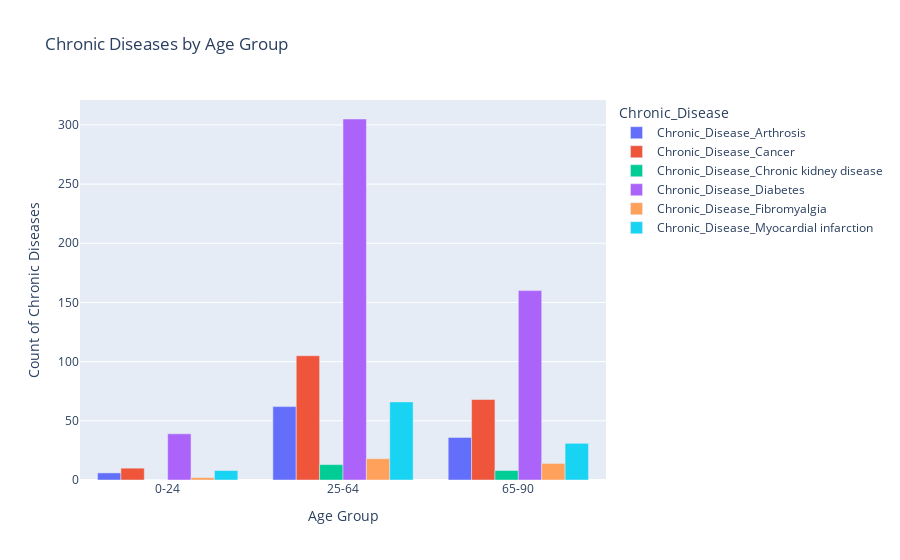

This figure's notebook cell:
### Code cell
# Bar plot
fig_bar = px.bar(df_long, x='Age_Group', y='Count', color='Chronic_Disease',
                  title="Chronic Diseases by Age Group", barmode='group')
fig_bar.update_layout(xaxis_title='Age Group', yaxis_title='Count of Chronic Diseases')
fig_bar.show()

### Figure 1 — Plotly figure (JSON) as saved in the notebook; plotly's stock layout.template omitted (floating-point values rounded to 4 significant figures)
{"data": [{"alignmentgroup": "True", "hovertemplate": "Chronic_Disease=Chronic_Disease_Arthrosis<br>Age_Group=%{x}<br>Count=%{y}<extra></extra>", "legendgroup": "Chronic_Disease_Arthrosis", "marker": {"color": "#636efa", "pattern": {"shape": ""}}, "name": "Chronic_Disease_Arthrosis", "offsetgroup": "Chronic_Disease_Arthrosis", "orientation": "v", "showlegend": true, "textposition": "auto", "type": "bar", "x": ["0-24", "25-64", "65-90"], "xaxis": "x", "y": [6, 62, 36], "yaxis": "y"}, {"alignmentgroup": "True", "hovertemplate": "Chronic_Disease=Chronic_Disease_Cancer<br>Age_Group=%{x}<br>Count=%{y}<extra></extra>", "legendgroup": "Chronic_Disease_Cancer", "marker": {"color": "#EF553B", "pattern": {"shape": ""}}, "name": "Chronic_Disease_Cancer", "offsetgroup": "Chronic_Disease_Cancer", "orientation": "v", "showlegend": true, "textposition": "auto", "type": "bar", "x": ["0-24", "25-64", "65-90"], "xaxis": "x", "y": [10, 105, 68], "yaxis": "y"}, {"alignmentgroup": "True", "hovertemplate": "Chronic_Disease=Chronic_Disease_Chronic kidney disease<br>Age_Group=%{x}<br>Count=%{y}<extra></extra>", "legendgroup": "Chronic_Disease_Chronic kidney disease", "marker": {"color": "#00cc96", "pattern": {"shape": ""}}, "name": "Chronic_Disease_Chronic kidney disease", "offsetgroup": "Chronic_Disease_Chronic kidney disease", "orientation": "v", "showlegend": true, "textposition": "auto", "type": "bar", "x": ["0-24", "25-64", "65-90"], "xaxis": "x", "y": [0, 13, 8], "yaxis": "y"}, {"alignmentgroup": "True", "hovertemplate": "Chronic_Disease=Chronic_Disease_Diabetes<br>Age_Group=%{x}<br>Count=%{y}<extra></extra>", "legendgroup": "Chronic_Disease_Diabetes", "marker": {"color": "#ab63fa", "pattern": {"shape": ""}}, "name": "Chronic_Disease_Diabetes", "offsetgroup": "Chronic_Disease_Diabetes", "orientation": "v", "showlegend": true, "textposition": "auto", "type": "bar", "x": ["0-24", "25-64", "65-90"], "xaxis": "x", "y": [39, 305, 160], "yaxis": "y"}, {"alignmentgroup": "True", "hovertemplate": "Chronic_Disease=Chronic_Disease_Fibromyalgia<br>Age_Group=%{x}<br>Count=%{y}<extra></extra>", "legendgroup": "Chronic_Disease_Fibromyalgia", "marker": {"color": "#FFA15A", "pattern": {"shape": ""}}, "name": "Chronic_Disease_Fibromyalgia", "offsetgroup": "Chronic_Disease_Fibromyalgia", "orientation": "v", "showlegend": true, "textposition": "auto", "type": "bar", "x": ["0-24", "25-64", "65-90"], "xaxis": "x", "y": [2, 18, 14], "yaxis": "y"}, {"alignmentgroup": "True", "hovertemplate": "Chronic_Disease=Chronic_Disease_Myocardial infarction<br>Age_Group=%{x}<br>Count=%{y}<extra></extra>", "legendgroup": "Chronic_Disease_Myocardial infarction", "marker": {"color": "#19d3f3", "pattern": {"shape": ""}}, "name": "Chronic_Disease_Myocardial infarction", "offsetgroup": "Chronic_Disease_Myocardial infarction", "orientation": "v", "showlegend": true, "textposition": "auto", "type": "bar", "x": ["0-24", "25-64", "65-90"], "xaxis": "x", "y": [8, 66, 31], "yaxis": "y"}], "layout": {"barmode": "group", "legend": {"title": {"text": "Chronic_Disease"}, "tracegroupgap": 0}, "title": {"text": "Chronic Diseases by Age Group"}, "xaxis": {"anchor": "y", "domain": [0, 1], "title": {"text": "Age Group"}}, "yaxis": {"anchor": "x", "domain": [0, 1], "title": {"text": "Count of Chronic Diseases"}}}}
